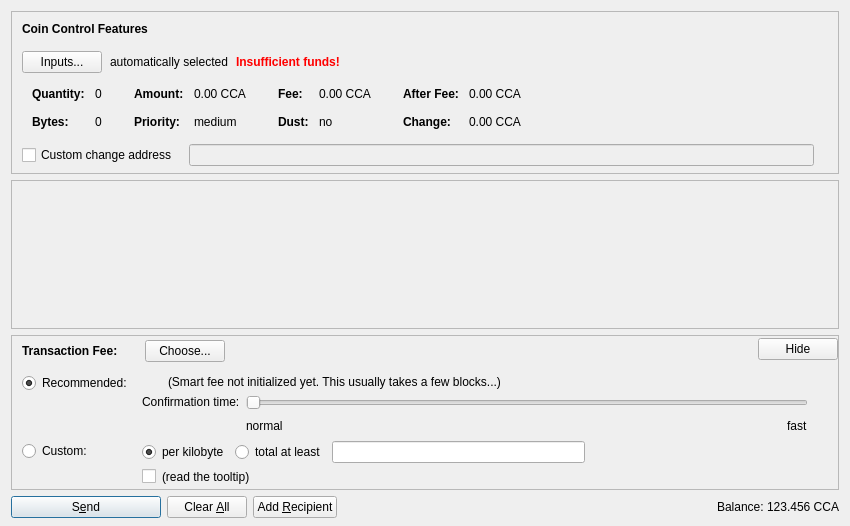
<?xml version="1.0" encoding="UTF-8"?>
<ui version="4.0">
 <class>SendCoinsDialog</class>
 <widget class="QDialog" name="SendCoinsDialog">
  <property name="geometry">
   <rect>
    <x>0</x>
    <y>0</y>
    <width>850</width>
    <height>526</height>
   </rect>
  </property>
  <property name="windowTitle">
   <string>Send Coins</string>
  </property>
  <layout class="QVBoxLayout" name="verticalLayout" stretch="0,1,0,0">
   <property name="bottomMargin">
    <number>8</number>
   </property>
   <item>
    <widget class="QFrame" name="frameCoinControl">
     <property name="sizePolicy">
      <sizepolicy hsizetype="Expanding" vsizetype="Expanding">
       <horstretch>0</horstretch>
       <verstretch>0</verstretch>
      </sizepolicy>
     </property>
     <property name="maximumSize">
      <size>
       <width>16777215</width>
       <height>16777215</height>
      </size>
     </property>
     <property name="frameShape">
      <enum>QFrame::StyledPanel</enum>
     </property>
     <property name="frameShadow">
      <enum>QFrame::Sunken</enum>
     </property>
     <layout class="QVBoxLayout" name="verticalLayoutCoinControl2">
      <property name="spacing">
       <number>0</number>
      </property>
      <property name="leftMargin">
       <number>0</number>
      </property>
      <property name="topMargin">
       <number>0</number>
      </property>
      <property name="rightMargin">
       <number>0</number>
      </property>
      <property name="bottomMargin">
       <number>6</number>
      </property>
      <item>
       <layout class="QVBoxLayout" name="verticalLayoutCoinControl" stretch="0,0,0,0,1">
        <property name="spacing">
         <number>0</number>
        </property>
        <property name="leftMargin">
         <number>10</number>
        </property>
        <property name="topMargin">
         <number>10</number>
        </property>
        <item>
         <layout class="QHBoxLayout" name="horizontalLayoutCoinControl1">
          <property name="bottomMargin">
           <number>15</number>
          </property>
          <item>
           <widget class="QLabel" name="labelCoinControlFeatures">
            <property name="sizePolicy">
             <sizepolicy hsizetype="Preferred" vsizetype="Maximum">
              <horstretch>0</horstretch>
              <verstretch>0</verstretch>
             </sizepolicy>
            </property>
            <property name="font">
             <font>
              <weight>75</weight>
              <bold>true</bold>
             </font>
            </property>
            <property name="styleSheet">
             <string notr="true">font-weight:bold;</string>
            </property>
            <property name="text">
             <string>Coin Control Features</string>
            </property>
           </widget>
          </item>
         </layout>
        </item>
        <item>
         <layout class="QHBoxLayout" name="horizontalLayoutCoinControl2" stretch="0,0,0,0">
          <property name="spacing">
           <number>8</number>
          </property>
          <property name="bottomMargin">
           <number>10</number>
          </property>
          <item>
           <widget class="QPushButton" name="pushButtonCoinControl">
            <property name="styleSheet">
             <string notr="true"/>
            </property>
            <property name="text">
             <string>Inputs...</string>
            </property>
            <property name="autoDefault">
             <bool>false</bool>
            </property>
           </widget>
          </item>
          <item>
           <widget class="QLabel" name="labelCoinControlAutomaticallySelected">
            <property name="text">
             <string>automatically selected</string>
            </property>
            <property name="margin">
             <number>5</number>
            </property>
           </widget>
          </item>
          <item>
           <widget class="QLabel" name="labelCoinControlInsuffFunds">
            <property name="font">
             <font>
              <weight>75</weight>
              <bold>true</bold>
             </font>
            </property>
            <property name="styleSheet">
             <string notr="true">color:red;font-weight:bold;</string>
            </property>
            <property name="text">
             <string>Insufficient funds!</string>
            </property>
            <property name="margin">
             <number>5</number>
            </property>
           </widget>
          </item>
          <item>
           <spacer name="horizontalSpacerCoinControl">
            <property name="orientation">
             <enum>Qt::Horizontal</enum>
            </property>
            <property name="sizeHint" stdset="0">
             <size>
              <width>40</width>
              <height>1</height>
             </size>
            </property>
           </spacer>
          </item>
         </layout>
        </item>
        <item>
         <widget class="QWidget" name="widgetCoinControl" native="true">
          <property name="sizePolicy">
           <sizepolicy hsizetype="Preferred" vsizetype="Preferred">
            <horstretch>0</horstretch>
            <verstretch>0</verstretch>
           </sizepolicy>
          </property>
          <property name="minimumSize">
           <size>
            <width>0</width>
            <height>0</height>
           </size>
          </property>
          <property name="styleSheet">
           <string notr="true"/>
          </property>
          <layout class="QHBoxLayout" name="horizontalLayoutCoinControl5">
           <property name="leftMargin">
            <number>0</number>
           </property>
           <property name="topMargin">
            <number>0</number>
           </property>
           <property name="rightMargin">
            <number>0</number>
           </property>
           <property name="bottomMargin">
            <number>0</number>
           </property>
           <item>
            <layout class="QHBoxLayout" name="horizontalLayoutCoinControl3" stretch="0,0,0,1">
             <property name="spacing">
              <number>20</number>
             </property>
             <property name="topMargin">
              <number>0</number>
             </property>
             <property name="bottomMargin">
              <number>10</number>
             </property>
             <item>
              <layout class="QFormLayout" name="formLayoutCoinControl1">
               <property name="horizontalSpacing">
                <number>10</number>
               </property>
               <property name="verticalSpacing">
                <number>14</number>
               </property>
               <property name="leftMargin">
                <number>10</number>
               </property>
               <property name="topMargin">
                <number>4</number>
               </property>
               <property name="rightMargin">
                <number>6</number>
               </property>
               <item row="0" column="0">
                <widget class="QLabel" name="labelCoinControlQuantityText">
                 <property name="font">
                  <font>
                   <weight>75</weight>
                   <bold>true</bold>
                  </font>
                 </property>
                 <property name="text">
                  <string>Quantity:</string>
                 </property>
                 <property name="margin">
                  <number>0</number>
                 </property>
                </widget>
               </item>
               <item row="0" column="1">
                <widget class="QLabel" name="labelCoinControlQuantity">
                 <property name="cursor">
                  <cursorShape>IBeamCursor</cursorShape>
                 </property>
                 <property name="contextMenuPolicy">
                  <enum>Qt::ActionsContextMenu</enum>
                 </property>
                 <property name="text">
                  <string notr="true">0</string>
                 </property>
                 <property name="margin">
                  <number>0</number>
                 </property>
                 <property name="textInteractionFlags">
                  <set>Qt::LinksAccessibleByMouse|Qt::TextSelectableByKeyboard|Qt::TextSelectableByMouse</set>
                 </property>
                </widget>
               </item>
               <item row="1" column="0">
                <widget class="QLabel" name="labelCoinControlBytesText">
                 <property name="font">
                  <font>
                   <weight>75</weight>
                   <bold>true</bold>
                  </font>
                 </property>
                 <property name="text">
                  <string>Bytes:</string>
                 </property>
                </widget>
               </item>
               <item row="1" column="1">
                <widget class="QLabel" name="labelCoinControlBytes">
                 <property name="cursor">
                  <cursorShape>IBeamCursor</cursorShape>
                 </property>
                 <property name="contextMenuPolicy">
                  <enum>Qt::ActionsContextMenu</enum>
                 </property>
                 <property name="text">
                  <string notr="true">0</string>
                 </property>
                 <property name="textInteractionFlags">
                  <set>Qt::LinksAccessibleByMouse|Qt::TextSelectableByKeyboard|Qt::TextSelectableByMouse</set>
                 </property>
                </widget>
               </item>
              </layout>
             </item>
             <item>
              <layout class="QFormLayout" name="formLayoutCoinControl2">
               <property name="horizontalSpacing">
                <number>10</number>
               </property>
               <property name="verticalSpacing">
                <number>14</number>
               </property>
               <property name="leftMargin">
                <number>6</number>
               </property>
               <property name="topMargin">
                <number>4</number>
               </property>
               <property name="rightMargin">
                <number>6</number>
               </property>
               <item row="0" column="0">
                <widget class="QLabel" name="labelCoinControlAmountText">
                 <property name="font">
                  <font>
                   <weight>75</weight>
                   <bold>true</bold>
                  </font>
                 </property>
                 <property name="text">
                  <string>Amount:</string>
                 </property>
                 <property name="margin">
                  <number>0</number>
                 </property>
                </widget>
               </item>
               <item row="0" column="1">
                <widget class="QLabel" name="labelCoinControlAmount">
                 <property name="cursor">
                  <cursorShape>IBeamCursor</cursorShape>
                 </property>
                 <property name="contextMenuPolicy">
                  <enum>Qt::ActionsContextMenu</enum>
                 </property>
                 <property name="text">
                  <string notr="true">0.00 CCA</string>
                 </property>
                 <property name="textInteractionFlags">
                  <set>Qt::LinksAccessibleByMouse|Qt::TextSelectableByKeyboard|Qt::TextSelectableByMouse</set>
                 </property>
                </widget>
               </item>
               <item row="1" column="0">
                <widget class="QLabel" name="labelCoinControlPriorityText">
                 <property name="font">
                  <font>
                   <weight>75</weight>
                   <bold>true</bold>
                  </font>
                 </property>
                 <property name="text">
                  <string>Priority:</string>
                 </property>
                </widget>
               </item>
               <item row="1" column="1">
                <widget class="QLabel" name="labelCoinControlPriority">
                 <property name="cursor">
                  <cursorShape>IBeamCursor</cursorShape>
                 </property>
                 <property name="contextMenuPolicy">
                  <enum>Qt::ActionsContextMenu</enum>
                 </property>
                 <property name="text">
                  <string notr="true">medium</string>
                 </property>
                 <property name="textInteractionFlags">
                  <set>Qt::LinksAccessibleByMouse|Qt::TextSelectableByKeyboard|Qt::TextSelectableByMouse</set>
                 </property>
                </widget>
               </item>
              </layout>
             </item>
             <item>
              <layout class="QFormLayout" name="formLayoutCoinControl3">
               <property name="horizontalSpacing">
                <number>10</number>
               </property>
               <property name="verticalSpacing">
                <number>14</number>
               </property>
               <property name="leftMargin">
                <number>6</number>
               </property>
               <property name="topMargin">
                <number>4</number>
               </property>
               <property name="rightMargin">
                <number>6</number>
               </property>
               <item row="0" column="0">
                <widget class="QLabel" name="labelCoinControlFeeText">
                 <property name="font">
                  <font>
                   <weight>75</weight>
                   <bold>true</bold>
                  </font>
                 </property>
                 <property name="text">
                  <string>Fee:</string>
                 </property>
                 <property name="margin">
                  <number>0</number>
                 </property>
                </widget>
               </item>
               <item row="0" column="1">
                <widget class="QLabel" name="labelCoinControlFee">
                 <property name="cursor">
                  <cursorShape>IBeamCursor</cursorShape>
                 </property>
                 <property name="contextMenuPolicy">
                  <enum>Qt::ActionsContextMenu</enum>
                 </property>
                 <property name="text">
                  <string notr="true">0.00 CCA</string>
                 </property>
                 <property name="textInteractionFlags">
                  <set>Qt::LinksAccessibleByMouse|Qt::TextSelectableByKeyboard|Qt::TextSelectableByMouse</set>
                 </property>
                </widget>
               </item>
               <item row="1" column="0">
                <widget class="QLabel" name="labelCoinControlLowOutputText">
                 <property name="font">
                  <font>
                   <weight>75</weight>
                   <bold>true</bold>
                  </font>
                 </property>
                 <property name="text">
                  <string>Dust:</string>
                 </property>
                </widget>
               </item>
               <item row="1" column="1">
                <widget class="QLabel" name="labelCoinControlLowOutput">
                 <property name="cursor">
                  <cursorShape>IBeamCursor</cursorShape>
                 </property>
                 <property name="contextMenuPolicy">
                  <enum>Qt::ActionsContextMenu</enum>
                 </property>
                 <property name="text">
                  <string notr="true">no</string>
                 </property>
                 <property name="textInteractionFlags">
                  <set>Qt::LinksAccessibleByMouse|Qt::TextSelectableByKeyboard|Qt::TextSelectableByMouse</set>
                 </property>
                </widget>
               </item>
              </layout>
             </item>
             <item>
              <layout class="QFormLayout" name="formLayoutCoinControl4">
               <property name="horizontalSpacing">
                <number>10</number>
               </property>
               <property name="verticalSpacing">
                <number>14</number>
               </property>
               <property name="leftMargin">
                <number>6</number>
               </property>
               <property name="topMargin">
                <number>4</number>
               </property>
               <property name="rightMargin">
                <number>6</number>
               </property>
               <item row="0" column="0">
                <widget class="QLabel" name="labelCoinControlAfterFeeText">
                 <property name="font">
                  <font>
                   <weight>75</weight>
                   <bold>true</bold>
                  </font>
                 </property>
                 <property name="text">
                  <string>After Fee:</string>
                 </property>
                 <property name="margin">
                  <number>0</number>
                 </property>
                </widget>
               </item>
               <item row="0" column="1">
                <widget class="QLabel" name="labelCoinControlAfterFee">
                 <property name="cursor">
                  <cursorShape>IBeamCursor</cursorShape>
                 </property>
                 <property name="contextMenuPolicy">
                  <enum>Qt::ActionsContextMenu</enum>
                 </property>
                 <property name="text">
                  <string notr="true">0.00 CCA</string>
                 </property>
                 <property name="textInteractionFlags">
                  <set>Qt::LinksAccessibleByMouse|Qt::TextSelectableByKeyboard|Qt::TextSelectableByMouse</set>
                 </property>
                </widget>
               </item>
               <item row="1" column="0">
                <widget class="QLabel" name="labelCoinControlChangeText">
                 <property name="font">
                  <font>
                   <weight>75</weight>
                   <bold>true</bold>
                  </font>
                 </property>
                 <property name="text">
                  <string>Change:</string>
                 </property>
                </widget>
               </item>
               <item row="1" column="1">
                <widget class="QLabel" name="labelCoinControlChange">
                 <property name="cursor">
                  <cursorShape>IBeamCursor</cursorShape>
                 </property>
                 <property name="contextMenuPolicy">
                  <enum>Qt::ActionsContextMenu</enum>
                 </property>
                 <property name="text">
                  <string notr="true">0.00 CCA</string>
                 </property>
                 <property name="textInteractionFlags">
                  <set>Qt::LinksAccessibleByMouse|Qt::TextSelectableByKeyboard|Qt::TextSelectableByMouse</set>
                 </property>
                </widget>
               </item>
              </layout>
             </item>
            </layout>
           </item>
          </layout>
         </widget>
        </item>
        <item>
         <layout class="QHBoxLayout" name="horizontalLayoutCoinControl4" stretch="0,0,0">
          <property name="spacing">
           <number>12</number>
          </property>
          <property name="sizeConstraint">
           <enum>QLayout::SetDefaultConstraint</enum>
          </property>
          <property name="topMargin">
           <number>5</number>
          </property>
          <property name="rightMargin">
           <number>5</number>
          </property>
          <item>
           <widget class="QCheckBox" name="checkBoxCoinControlChange">
            <property name="toolTip">
             <string>If this is activated, but the change address is empty or invalid, change will be sent to a newly generated address.</string>
            </property>
            <property name="text">
             <string>Custom change address</string>
            </property>
           </widget>
          </item>
          <item>
           <widget class="QValidatedLineEdit" name="lineEditCoinControlChange">
            <property name="enabled">
             <bool>false</bool>
            </property>
            <property name="sizePolicy">
             <sizepolicy hsizetype="Expanding" vsizetype="Fixed">
              <horstretch>0</horstretch>
              <verstretch>0</verstretch>
             </sizepolicy>
            </property>
           </widget>
          </item>
          <item>
           <widget class="QLabel" name="labelCoinControlChangeLabel">
            <property name="sizePolicy">
             <sizepolicy hsizetype="Preferred" vsizetype="Expanding">
              <horstretch>0</horstretch>
              <verstretch>0</verstretch>
             </sizepolicy>
            </property>
            <property name="minimumSize">
             <size>
              <width>0</width>
              <height>0</height>
             </size>
            </property>
            <property name="text">
             <string/>
            </property>
            <property name="margin">
             <number>3</number>
            </property>
           </widget>
          </item>
         </layout>
        </item>
        <item>
         <spacer name="verticalSpacerCoinControl">
          <property name="orientation">
           <enum>Qt::Vertical</enum>
          </property>
          <property name="sizeHint" stdset="0">
           <size>
            <width>800</width>
            <height>1</height>
           </size>
          </property>
         </spacer>
        </item>
       </layout>
      </item>
     </layout>
    </widget>
   </item>
   <item>
    <widget class="QScrollArea" name="scrollArea">
     <property name="widgetResizable">
      <bool>true</bool>
     </property>
     <widget class="QWidget" name="scrollAreaWidgetContents">
      <property name="geometry">
       <rect>
        <x>0</x>
        <y>0</y>
        <width>830</width>
        <height>104</height>
       </rect>
      </property>
      <layout class="QVBoxLayout" name="verticalLayout_2" stretch="0,1">
       <property name="leftMargin">
        <number>0</number>
       </property>
       <property name="topMargin">
        <number>0</number>
       </property>
       <property name="rightMargin">
        <number>0</number>
       </property>
       <property name="bottomMargin">
        <number>0</number>
       </property>
       <item>
        <layout class="QVBoxLayout" name="entries">
         <property name="spacing">
          <number>6</number>
         </property>
        </layout>
       </item>
       <item>
        <spacer name="verticalSpacer">
         <property name="orientation">
          <enum>Qt::Vertical</enum>
         </property>
         <property name="sizeHint" stdset="0">
          <size>
           <width>20</width>
           <height>40</height>
          </size>
         </property>
        </spacer>
       </item>
      </layout>
     </widget>
    </widget>
   </item>
   <item>
    <widget class="QFrame" name="frameFee">
     <property name="sizePolicy">
      <sizepolicy hsizetype="Expanding" vsizetype="Expanding">
       <horstretch>0</horstretch>
       <verstretch>0</verstretch>
      </sizepolicy>
     </property>
     <property name="maximumSize">
      <size>
       <width>16777215</width>
       <height>16777215</height>
      </size>
     </property>
     <property name="frameShape">
      <enum>QFrame::StyledPanel</enum>
     </property>
     <property name="frameShadow">
      <enum>QFrame::Sunken</enum>
     </property>
     <layout class="QVBoxLayout" name="verticalLayoutFee1">
      <property name="spacing">
       <number>0</number>
      </property>
      <property name="leftMargin">
       <number>0</number>
      </property>
      <property name="topMargin">
       <number>0</number>
      </property>
      <property name="rightMargin">
       <number>0</number>
      </property>
      <property name="bottomMargin">
       <number>0</number>
      </property>
      <item>
       <layout class="QVBoxLayout" name="verticalLayoutFee2" stretch="0,0,0">
        <property name="spacing">
         <number>0</number>
        </property>
        <property name="leftMargin">
         <number>10</number>
        </property>
        <property name="topMargin">
         <number>0</number>
        </property>
        <item>
         <layout class="QHBoxLayout" name="horizontalLayoutFee1">
          <property name="bottomMargin">
           <number>0</number>
          </property>
          <item>
           <layout class="QVBoxLayout" name="verticalLayoutFee7">
            <property name="spacing">
             <number>0</number>
            </property>
            <item>
             <spacer name="verticalSpacerSmartFee">
              <property name="orientation">
               <enum>Qt::Vertical</enum>
              </property>
              <property name="sizeType">
               <enum>QSizePolicy::Fixed</enum>
              </property>
              <property name="sizeHint" stdset="0">
               <size>
                <width>1</width>
                <height>4</height>
               </size>
              </property>
             </spacer>
            </item>
            <item>
             <layout class="QHBoxLayout" name="horizontalLayoutSmartFee">
              <property name="spacing">
               <number>10</number>
              </property>
              <item>
               <widget class="QLabel" name="labelFeeHeadline">
                <property name="sizePolicy">
                 <sizepolicy hsizetype="Preferred" vsizetype="Maximum">
                  <horstretch>0</horstretch>
                  <verstretch>0</verstretch>
                 </sizepolicy>
                </property>
                <property name="font">
                 <font>
                  <weight>75</weight>
                  <bold>true</bold>
                 </font>
                </property>
                <property name="styleSheet">
                 <string notr="true">font-weight:bold;</string>
                </property>
                <property name="text">
                 <string>Transaction Fee:</string>
                </property>
               </widget>
              </item>
              <item>
               <widget class="QLabel" name="labelFeeMinimized">
                <property name="text">
                 <string/>
                </property>
               </widget>
              </item>
              <item>
               <widget class="QPushButton" name="buttonChooseFee">
                <property name="text">
                 <string>Choose...</string>
                </property>
               </widget>
              </item>
             </layout>
            </item>
            <item>
             <spacer name="verticalSpacer_5">
              <property name="orientation">
               <enum>Qt::Vertical</enum>
              </property>
              <property name="sizeHint" stdset="0">
               <size>
                <width>1</width>
                <height>1</height>
               </size>
              </property>
             </spacer>
            </item>
           </layout>
          </item>
          <item>
           <spacer name="horizontalSpacer_4">
            <property name="orientation">
             <enum>Qt::Horizontal</enum>
            </property>
            <property name="sizeHint" stdset="0">
             <size>
              <width>40</width>
              <height>20</height>
             </size>
            </property>
           </spacer>
          </item>
          <item>
           <widget class="QPushButton" name="buttonMinimizeFee">
            <property name="toolTip">
             <string>collapse fee-settings</string>
            </property>
            <property name="text">
             <string>Hide</string>
            </property>
           </widget>
          </item>
         </layout>
        </item>
        <item>
         <widget class="QFrame" name="frameFeeSelection">
          <layout class="QVBoxLayout" name="verticalLayoutFee12">
           <property name="spacing">
            <number>0</number>
           </property>
           <property name="leftMargin">
            <number>0</number>
           </property>
           <property name="topMargin">
            <number>0</number>
           </property>
           <property name="rightMargin">
            <number>0</number>
           </property>
           <property name="bottomMargin">
            <number>0</number>
           </property>
           <item>
            <layout class="QGridLayout" name="gridLayoutFee">
             <property name="topMargin">
              <number>10</number>
             </property>
             <property name="bottomMargin">
              <number>4</number>
             </property>
             <property name="horizontalSpacing">
              <number>10</number>
             </property>
             <property name="verticalSpacing">
              <number>4</number>
             </property>
             <item row="1" column="1">
              <layout class="QVBoxLayout" name="verticalLayoutFee8">
               <property name="spacing">
                <number>6</number>
               </property>
               <item>
                <layout class="QHBoxLayout" name="horizontalLayoutFee13">
                 <item>
                  <widget class="QRadioButton" name="radioCustomPerKilobyte">
                   <property name="toolTip">
                    <string>If the custom fee is set to 1000 satoshis and the transaction is only 250 bytes, then &quot;per kilobyte&quot; only pays 250 satoshis in fee, while &quot;total at least&quot; pays 1000 satoshis. For transactions bigger than a kilobyte both pay by kilobyte.</string>
                   </property>
                   <property name="text">
                    <string>per kilobyte</string>
                   </property>
                   <property name="checked">
                    <bool>true</bool>
                   </property>
                   <attribute name="buttonGroup">
                    <string notr="true">groupCustomFee</string>
                   </attribute>
                  </widget>
                 </item>
                 <item>
                  <widget class="QRadioButton" name="radioCustomAtLeast">
                   <property name="toolTip">
                    <string>If the custom fee is set to 1000 satoshis and the transaction is only 250 bytes, then &quot;per kilobyte&quot; only pays 250 satoshis in fee, while &quot;total at least&quot; pays 1000 satoshis. For transactions bigger than a kilobyte both pay by kilobyte.</string>
                   </property>
                   <property name="text">
                    <string>total at least</string>
                   </property>
                   <attribute name="buttonGroup">
                    <string notr="true">groupCustomFee</string>
                   </attribute>
                  </widget>
                 </item>
                 <item>
                  <widget class="BitcoinAmountField" name="customFee"/>
                 </item>
                 <item>
                  <spacer name="horizontalSpacer_6">
                   <property name="orientation">
                    <enum>Qt::Horizontal</enum>
                   </property>
                   <property name="sizeHint" stdset="0">
                    <size>
                     <width>1</width>
                     <height>1</height>
                    </size>
                   </property>
                  </spacer>
                 </item>
                </layout>
               </item>
               <item>
                <layout class="QHBoxLayout" name="horizontalLayoutFee8">
                 <item>
                  <widget class="QCheckBox" name="checkBoxMinimumFee">
                   <property name="toolTip">
                    <string>Paying only the minimum fee is just fine as long as there is less transaction volume than space in the blocks. But be aware that this can end up in a never confirming transaction once there is more demand for counoscoin transactions than the network can process.</string>
                   </property>
                   <property name="text">
                    <string/>
                   </property>
                  </widget>
                 </item>
                 <item>
                  <widget class="QLabel" name="labelMinFeeWarning">
                   <property name="enabled">
                    <bool>true</bool>
                   </property>
                   <property name="toolTip">
                    <string>Paying only the minimum fee is just fine as long as there is less transaction volume than space in the blocks. But be aware that this can end up in a never confirming transaction once there is more demand for counoscoin transactions than the network can process.</string>
                   </property>
                   <property name="text">
                    <string>(read the tooltip)</string>
                   </property>
                   <property name="margin">
                    <number>5</number>
                   </property>
                  </widget>
                 </item>
                 <item>
                  <spacer name="horizontalSpacer_2">
                   <property name="orientation">
                    <enum>Qt::Horizontal</enum>
                   </property>
                   <property name="sizeHint" stdset="0">
                    <size>
                     <width>1</width>
                     <height>1</height>
                    </size>
                   </property>
                  </spacer>
                 </item>
                </layout>
               </item>
              </layout>
             </item>
             <item row="0" column="0">
              <layout class="QVBoxLayout" name="verticalLayoutFee4" stretch="0,1">
               <item>
                <widget class="QRadioButton" name="radioSmartFee">
                 <property name="text">
                  <string>Recommended:</string>
                 </property>
                 <property name="checked">
                  <bool>true</bool>
                 </property>
                 <attribute name="buttonGroup">
                  <string notr="true">groupFee</string>
                 </attribute>
                </widget>
               </item>
               <item>
                <spacer name="verticalSpacer_2">
                 <property name="orientation">
                  <enum>Qt::Vertical</enum>
                 </property>
                 <property name="sizeHint" stdset="0">
                  <size>
                   <width>1</width>
                   <height>1</height>
                  </size>
                 </property>
                </spacer>
               </item>
              </layout>
             </item>
             <item row="1" column="0">
              <layout class="QVBoxLayout" name="verticalLayoutFee9" stretch="0,1">
               <item>
                <widget class="QRadioButton" name="radioCustomFee">
                 <property name="text">
                  <string>Custom:</string>
                 </property>
                 <attribute name="buttonGroup">
                  <string notr="true">groupFee</string>
                 </attribute>
                </widget>
               </item>
               <item>
                <spacer name="verticalSpacer_6">
                 <property name="orientation">
                  <enum>Qt::Vertical</enum>
                 </property>
                 <property name="sizeHint" stdset="0">
                  <size>
                   <width>1</width>
                   <height>1</height>
                  </size>
                 </property>
                </spacer>
               </item>
              </layout>
             </item>
             <item row="0" column="1">
              <layout class="QVBoxLayout" name="verticalLayoutFee3" stretch="0,0,1">
               <property name="spacing">
                <number>6</number>
               </property>
               <property name="topMargin">
                <number>2</number>
               </property>
               <item>
                <layout class="QHBoxLayout" name="horizontalLayoutFee12">
                 <item>
                  <widget class="QLabel" name="labelSmartFee">
                   <property name="text">
                    <string/>
                   </property>
                   <property name="margin">
                    <number>2</number>
                   </property>
                  </widget>
                 </item>
                 <item>
                  <widget class="QLabel" name="labelFeeEstimation">
                   <property name="text">
                    <string/>
                   </property>
                  </widget>
                 </item>
                 <item>
                  <widget class="QLabel" name="labelSmartFee2">
                   <property name="text">
                    <string>(Smart fee not initialized yet. This usually takes a few blocks...)</string>
                   </property>
                   <property name="margin">
                    <number>2</number>
                   </property>
                  </widget>
                 </item>
                 <item>
                  <spacer name="horizontalSpacer_5">
                   <property name="orientation">
                    <enum>Qt::Horizontal</enum>
                   </property>
                   <property name="sizeHint" stdset="0">
                    <size>
                     <width>1</width>
                     <height>1</height>
                    </size>
                   </property>
                  </spacer>
                 </item>
                </layout>
               </item>
               <item>
                <layout class="QHBoxLayout" name="horizontalLayoutFee9">
                 <item>
                  <layout class="QVBoxLayout" name="verticalLayoutFee6">
                   <item>
                    <widget class="QLabel" name="labelSmartFee3">
                     <property name="text">
                      <string>Confirmation time:</string>
                     </property>
                     <property name="margin">
                      <number>2</number>
                     </property>
                    </widget>
                   </item>
                   <item>
                    <spacer name="verticalSpacer_3">
                     <property name="orientation">
                      <enum>Qt::Vertical</enum>
                     </property>
                     <property name="sizeHint" stdset="0">
                      <size>
                       <width>1</width>
                       <height>1</height>
                      </size>
                     </property>
                    </spacer>
                   </item>
                  </layout>
                 </item>
                 <item>
                  <layout class="QVBoxLayout" name="verticalLayoutFee5">
                   <property name="rightMargin">
                    <number>30</number>
                   </property>
                   <item>
                    <widget class="QSlider" name="sliderSmartFee">
                     <property name="minimum">
                      <number>0</number>
                     </property>
                     <property name="maximum">
                      <number>24</number>
                     </property>
                     <property name="pageStep">
                      <number>1</number>
                     </property>
                     <property name="value">
                      <number>0</number>
                     </property>
                     <property name="orientation">
                      <enum>Qt::Horizontal</enum>
                     </property>
                     <property name="invertedAppearance">
                      <bool>false</bool>
                     </property>
                     <property name="invertedControls">
                      <bool>false</bool>
                     </property>
                     <property name="tickPosition">
                      <enum>QSlider::NoTicks</enum>
                     </property>
                    </widget>
                   </item>
                   <item>
                    <layout class="QHBoxLayout" name="horizontalLayoutFee10">
                     <item>
                      <widget class="QLabel" name="labelSmartFeeNormal">
                       <property name="text">
                        <string>normal</string>
                       </property>
                      </widget>
                     </item>
                     <item>
                      <spacer name="horizontalSpacer_3">
                       <property name="orientation">
                        <enum>Qt::Horizontal</enum>
                       </property>
                       <property name="sizeHint" stdset="0">
                        <size>
                         <width>40</width>
                         <height>20</height>
                        </size>
                       </property>
                      </spacer>
                     </item>
                     <item>
                      <widget class="QLabel" name="labelSmartFeeFast">
                       <property name="text">
                        <string>fast</string>
                       </property>
                      </widget>
                     </item>
                    </layout>
                   </item>
                  </layout>
                 </item>
                </layout>
               </item>
               <item>
                <spacer name="verticalSpacer_4">
                 <property name="orientation">
                  <enum>Qt::Vertical</enum>
                 </property>
                 <property name="sizeHint" stdset="0">
                  <size>
                   <width>1</width>
                   <height>1</height>
                  </size>
                 </property>
                </spacer>
               </item>
              </layout>
             </item>
            </layout>
           </item>
          </layout>
         </widget>
        </item>
        <item>
         <spacer name="verticalSpacerFee">
          <property name="orientation">
           <enum>Qt::Vertical</enum>
          </property>
          <property name="sizeHint" stdset="0">
           <size>
            <width>800</width>
            <height>1</height>
           </size>
          </property>
         </spacer>
        </item>
       </layout>
      </item>
     </layout>
    </widget>
   </item>
   <item>
    <layout class="QHBoxLayout" name="horizontalLayout">
     <item>
      <widget class="QPushButton" name="sendButton">
       <property name="minimumSize">
        <size>
         <width>150</width>
         <height>0</height>
        </size>
       </property>
       <property name="toolTip">
        <string>Confirm the send action</string>
       </property>
       <property name="text">
        <string>S&amp;end</string>
       </property>
       <property name="icon">
        <iconset resource="../bitcoin.qrc">
         <normaloff>:/icons/send</normaloff>:/icons/send</iconset>
       </property>
       <property name="autoDefault">
        <bool>false</bool>
       </property>
       <property name="default">
        <bool>true</bool>
       </property>
      </widget>
     </item>
     <item>
      <widget class="QPushButton" name="clearButton">
       <property name="sizePolicy">
        <sizepolicy hsizetype="Minimum" vsizetype="Fixed">
         <horstretch>0</horstretch>
         <verstretch>0</verstretch>
        </sizepolicy>
       </property>
       <property name="toolTip">
        <string>Clear all fields of the form.</string>
       </property>
       <property name="text">
        <string>Clear &amp;All</string>
       </property>
       <property name="icon">
        <iconset resource="../bitcoin.qrc">
         <normaloff>:/icons/remove</normaloff>:/icons/remove</iconset>
       </property>
       <property name="autoDefault">
        <bool>false</bool>
       </property>
      </widget>
     </item>
     <item>
      <widget class="QPushButton" name="addButton">
       <property name="toolTip">
        <string>Send to multiple recipients at once</string>
       </property>
       <property name="text">
        <string>Add &amp;Recipient</string>
       </property>
       <property name="icon">
        <iconset resource="../bitcoin.qrc">
         <normaloff>:/icons/add</normaloff>:/icons/add</iconset>
       </property>
       <property name="autoDefault">
        <bool>false</bool>
       </property>
      </widget>
     </item>
     <item>
      <spacer name="horizontalSpacer">
       <property name="orientation">
        <enum>Qt::Horizontal</enum>
       </property>
       <property name="sizeHint" stdset="0">
        <size>
         <width>40</width>
         <height>20</height>
        </size>
       </property>
      </spacer>
     </item>
     <item>
      <layout class="QHBoxLayout" name="horizontalLayout_2">
       <property name="spacing">
        <number>3</number>
       </property>
       <item>
        <widget class="QLabel" name="label">
         <property name="sizePolicy">
          <sizepolicy hsizetype="Preferred" vsizetype="Fixed">
           <horstretch>0</horstretch>
           <verstretch>0</verstretch>
          </sizepolicy>
         </property>
         <property name="text">
          <string>Balance:</string>
         </property>
        </widget>
       </item>
       <item>
        <widget class="QLabel" name="labelBalance">
         <property name="sizePolicy">
          <sizepolicy hsizetype="Preferred" vsizetype="Fixed">
           <horstretch>0</horstretch>
           <verstretch>0</verstretch>
          </sizepolicy>
         </property>
         <property name="cursor">
          <cursorShape>IBeamCursor</cursorShape>
         </property>
         <property name="text">
          <string notr="true">123.456 CCA</string>
         </property>
         <property name="textInteractionFlags">
          <set>Qt::LinksAccessibleByMouse|Qt::TextSelectableByKeyboard|Qt::TextSelectableByMouse</set>
         </property>
        </widget>
       </item>
      </layout>
     </item>
    </layout>
   </item>
  </layout>
 </widget>
 <customwidgets>
  <customwidget>
   <class>QValidatedLineEdit</class>
   <extends>QLineEdit</extends>
   <header>qvalidatedlineedit.h</header>
  </customwidget>
  <customwidget>
   <class>BitcoinAmountField</class>
   <extends>QLineEdit</extends>
   <header>bitcoinamountfield.h</header>
   <container>1</container>
  </customwidget>
 </customwidgets>
 <resources>
  <include location="../bitcoin.qrc"/>
 </resources>
 <connections/>
 <buttongroups>
  <buttongroup name="groupFee"/>
  <buttongroup name="groupCustomFee"/>
 </buttongroups>
</ui>
